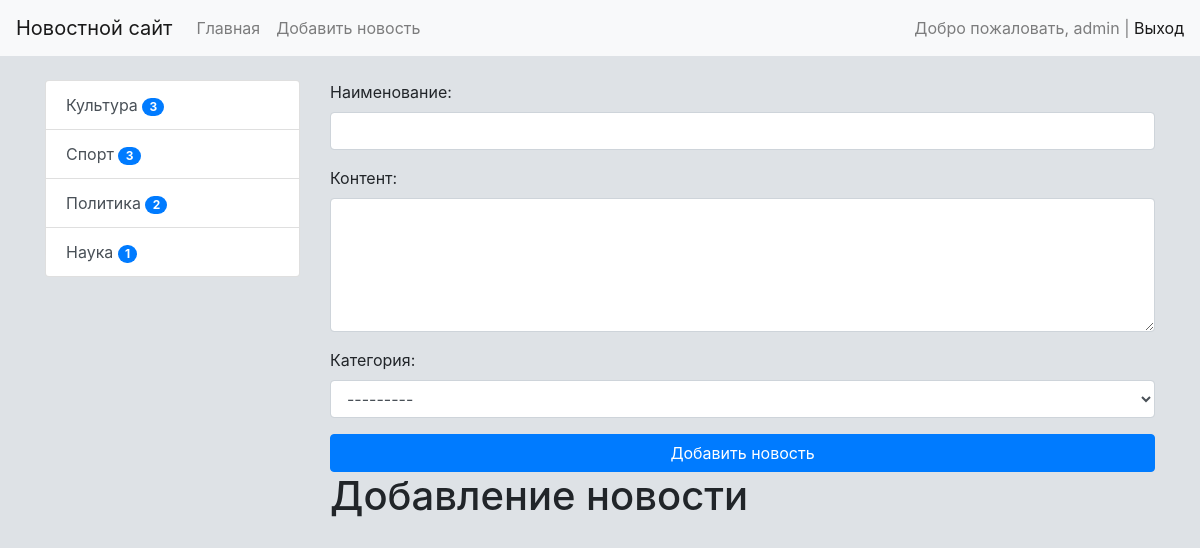
The page /news/add_news/ (signed in) on the database its author committed.
### news/models.py (models this page shows)
class Category(models.Model):
    title = models.CharField(max_length=150, db_index=True, verbose_name='Наименование категории')
    def get_absolute_url(self):
        return reverse_lazy('category', kwargs={'category_id': self.pk})
    def __str__(self):
        return self.title
    class Meta:
        verbose_name = 'Категория'
        verbose_name_plural = "Категории"
        ordering = ['title']

### news/views.py (the view)
# urls.py: path('news/add_news/', CreateNews.as_view(), name='add_news'),
class CreateNews(LoginRequiredMixin, CreateView):
    form_class = NewsForm
    template_name = 'news/add_news.html'
    raise_exception = True

### news/forms.py (shortened to what this page needs)
class NewsForm(forms.ModelForm):
    class Meta:
        model = News
        fields = ['title', 'content', 'category']
        widgets = {
            'title': forms.TextInput(attrs={'class': 'form-control'}),
            'content': forms.Textarea(attrs={'class': 'form-control', 'rows': 5}),
            'category': forms.Select(attrs={'class': 'form-control'})
        }

### news/templatetags/news_tags.py (called while the page is built)
@register.inclusion_tag('news/list_categories.html')
def show_categories():
    categories = Category.objects.annotate(cnt=(Count('news', filter=F('news__is_published')))).filter(cnt__gt=0)
    return {'categories': categories}

### news/templates/news/add_news.html (shortened to what this page needs)
{% extends 'base.html' %}
{% block sidebar %}
{% include 'inc/_sidebar.html' %}
{% endblock %}
{% block content %}
<form action="{% url 'add_news' %}" method="post">
  {{ form.as_p }}
  <button type="submit" class="btn btn-primary btn-block">Добавить новость</button>
</form>
<h1>Добавление новости</h1>
{% endblock %}

### templates/inc/_nav.html (shortened to what this page needs)
<nav class="navbar navbar-expand-lg navbar-light bg-light">
    <a class="navbar-brand" href="{% url 'home' %}">Новостной сайт</a>
    <div class="collapse navbar-collapse" id="navbarSupportedContent">
        <ul class="navbar-nav mr-auto">
            <li class="nav-item"><a class="nav-link" href="{% url 'home' %}">Главная</a></li>
            {% if request.user.is_authenticated %}
            <li class="nav-item"><a class="nav-link" href="{% url 'add_news' %}">Добавить новость</a></li>
            {% endif %}
        </ul>
        <span class="navbar-text">
            {% if request.user.is_authenticated %}
                Добро пожаловать, {{ user.username }} | <a href="{% url 'logout' %}">Выход</a>
            {% else %}
                <a href="{% url 'register' %}">Регистрация<a/> | <a href="{% url 'login' %}">Вход<a/>
            {% endif %}
        </span>
    </div>
</nav>

### news/templates/news/list_categories.html
<div class="list-group">
    {% for item in categories %}
        <a href="{{ item.get_absolute_url }}" class="list-group-item list-group-item-action">{{ item.title }}
            <span class="badge badge-primary badge-pill">{{ item.cnt }}</span></a>
    {% endfor %}
</div>

### mysite/static/css/style.css (style rules this page uses)
body { background-color: #dee2e6; }

### rows shown on the page
Category: title "Культура", cnt "3"
Category: title "Спорт", cnt "3"
Category: title "Политика", cnt "2"
Category: title "Наука", cnt "1"

### other values the page prints
{{ user.username }} "admin"
